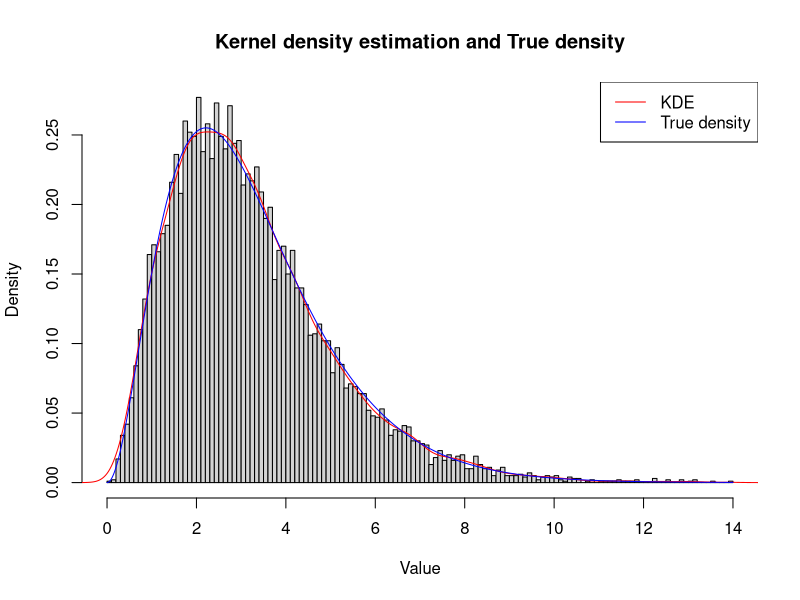
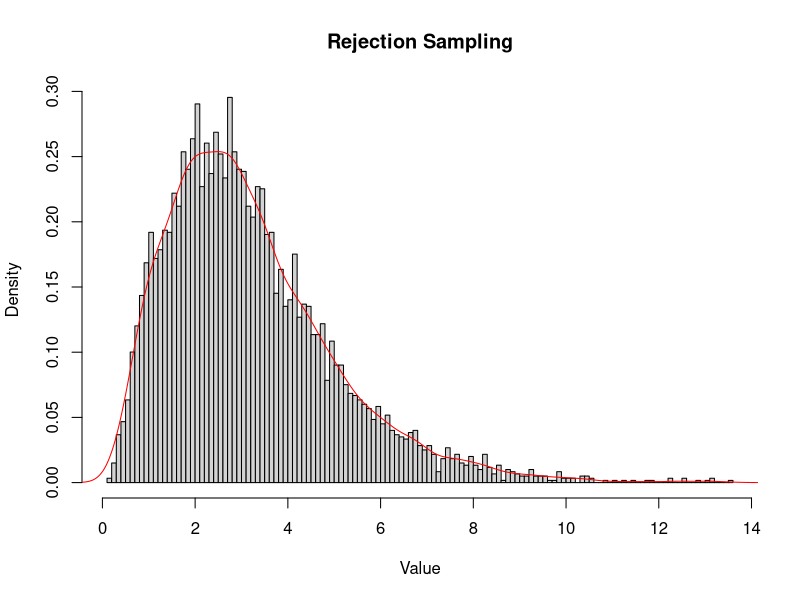

The R script that drew these images, in order:
# Part (b)

# density
dmixgamma <- function(x, pi, alpha, beta) {
  k <- length(pi)
  n <- length(x)
  rowSums(vapply(1:k, function(i) pi[i]*dgamma(x, alpha[i], beta[i]), numeric(n)))
}

# random generation
rmixgamma <- function(n, pi, alpha, beta) {
  k <- sample.int(length(pi), n, replace = TRUE, prob = pi)
  rgamma(n, alpha[k], beta[k])
}

set.seed(123)

theta <- 3
weight <- 2*gamma(theta)/(2*gamma(theta)+gamma(theta+0.5))
pi <- c(weight, 1-weight)
alpha <- c(theta, theta+0.5)
beta <- c(1, 1)
sample <- rmixgamma(1e4, pi, alpha, beta)

KDE <- density(sample)
hist(sample, 100, freq = FALSE, main = "Kernel density estimation and True density", 
     xlab = "Value", ylab = "Density")
lines(KDE, col = "red")
xx <- seq(0, 14, by = 0.001)
lines(xx, dmixgamma(xx, pi, alpha, beta), col = "blue")
legend("topright", c("KDE", "True density"), lty = c(1,1), col = c("red", "blue"))



# Part (c)

f <- function(x) {sqrt(4+x)*x^(theta-1)*exp(-x)}
g <- function(x) {(2*x^(theta-1)+x^(theta-0.5))*exp(-x)}
simu <- function (x) {
  u <- runif(1, 0, g(x))
  if (any(u < (1/1.2)*f(x)))
      return(x)
  }

simu.list <- sapply(sample, simu)
simu.result <- matrix(unlist(simu.list), nr = 1) 
hist(simu.result, 100, freq = FALSE, main = "Rejection Sampling", xlab = "Value")
estimation <- density(simu.result)
lines(estimation, col = "red")
